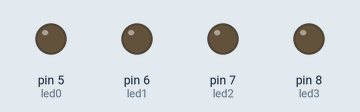
This sketch was run on a simulated Arduino Uno, built with avr-gcc and run on an emulated ATmega328P. Shown: output pins drawn as LEDs (lit = HIGH).

Above: at 0.5 s.
At 2.5 s:
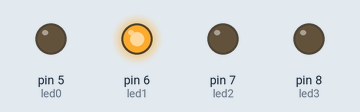
At 4.5 s:
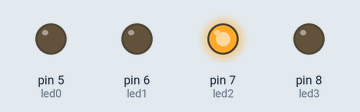
At 9.5 s:
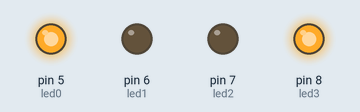
At 14.5 s:
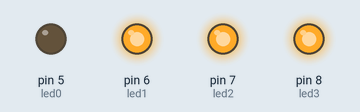
At 19.5 s:
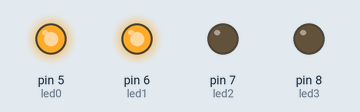
Timing chart, 0 to 20.8 s (numbered marks = the images above):
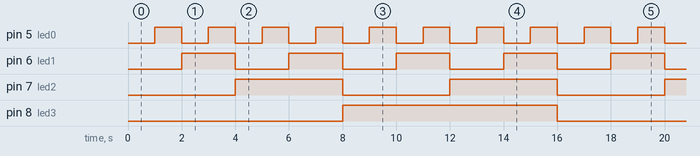

The sketch:

sed1.4.ino
```cpp
const int led0 = 5; // donar nom al pin 5 de l’Arduino
const int led1 = 6; // donar nom al pin 6 de l’Arduino
const int led2 = 7; // donar nom al pin 7 de l’Arduino
const int led3 = 8; // donar nom al pin 8 de l’Arduino
int pausa = 1000; // definir variable de temps en ms
//********** Setup ****************************************************************
void setup()
{
pinMode(led0, OUTPUT); // definir el pin 5 com una sortida
pinMode(led1, OUTPUT); // definir el pin 6 com una sortida
pinMode(led2, OUTPUT); // definir el pin 7 com una sortida
pinMode(led3, OUTPUT); // definir el pin 8 com una sortida
}
//********** Loop *****************************************************************
void loop()
{
digitalWrite(led0, LOW);
digitalWrite(led1, LOW);
digitalWrite(led2, LOW);
digitalWrite(led3, LOW);
delay(pausa); // es queden leds pausa ms en aquest estat
digitalWrite(led0, HIGH);
digitalWrite(led1, LOW);
digitalWrite(led2, LOW);
digitalWrite(led3, LOW);
delay(pausa); // es queden leds pausa ms en aquest estat
digitalWrite(led0, LOW);
digitalWrite(led1, HIGH);
digitalWrite(led2, LOW);
digitalWrite(led3, LOW);
delay(pausa); // es queden leds pausa ms en aquest estat
digitalWrite(led0, HIGH);
digitalWrite(led1, HIGH);
digitalWrite(led2, LOW);
digitalWrite(led3, LOW);
delay(pausa); // es queden leds pausa ms en aquest estat
digitalWrite(led0, LOW);
digitalWrite(led1, LOW);
digitalWrite(led2, HIGH);
digitalWrite(led3, LOW);
delay(pausa); // es queden leds pausa ms en aquest estat
digitalWrite(led0, HIGH);
digitalWrite(led1, LOW);
digitalWrite(led2, HIGH);
digitalWrite(led3, LOW);
delay(pausa); // es queden leds pausa ms en aquest estat
digitalWrite(led0, LOW);
digitalWrite(led1, HIGH);
digitalWrite(led2, HIGH);
digitalWrite(led3, LOW);
delay(pausa); // es queden leds pausa ms en aquest estat
digitalWrite(led0, HIGH);
digitalWrite(led1, HIGH);
digitalWrite(led2, HIGH);
digitalWrite(led3, LOW);
delay(pausa); // es queden leds pausa ms en aquest estat
digitalWrite(led0, LOW);
digitalWrite(led1, LOW);
digitalWrite(led2, LOW);
digitalWrite(led3, HIGH);
delay(pausa); // es queden leds pausa ms en aquest estat
digitalWrite(led0, HIGH);
digitalWrite(led1, LOW);
digitalWrite(led2, LOW);
digitalWrite(led3, HIGH);
delay(pausa); // es queden leds pausa ms en aquest estat
digitalWrite(led0, LOW);
digitalWrite(led1, HIGH);
digitalWrite(led2, LOW);
digitalWrite(led3, HIGH);
delay(pausa); // es queden leds pausa ms en aquest estat
digitalWrite(led0, HIGH);
digitalWrite(led1, HIGH);
digitalWrite(led2, LOW);
digitalWrite(led3, HIGH);
delay(pausa); // es queden leds pausa ms en aquest estat
digitalWrite(led0, LOW);
digitalWrite(led1, LOW);
digitalWrite(led2, HIGH);
digitalWrite(led3, HIGH);
delay(pausa); // es queden leds pausa ms en aquest estat
digitalWrite(led0, HIGH);
digitalWrite(led1, LOW);
digitalWrite(led2, HIGH);
digitalWrite(led3, HIGH);
delay(pausa); // es queden leds pausa ms en aquest estat
digitalWrite(led0, LOW);
digitalWrite(led1, HIGH);
digitalWrite(led2, HIGH);
digitalWrite(led3, HIGH);
delay(pausa); // es queden leds pausa ms en aquest estat
digitalWrite(led0, HIGH);
digitalWrite(led1, HIGH);
digitalWrite(led2, HIGH);
digitalWrite(led3, HIGH);
delay(pausa); // es queden leds pausa ms en aquest estat
}
```

Measured:
- by itself, pin 5 (led0): alternates HIGH for 1.0 s and LOW for 1.0 s
- by itself, pin 6 (led1): alternates HIGH for 2.0 s and LOW for 2.0 s
- by itself, pin 7 (led2): alternates HIGH for 4.0 s and LOW for 4.0 s
- by itself, pin 8 (led3): alternates HIGH for 8.0 s and LOW for 8.0 s
